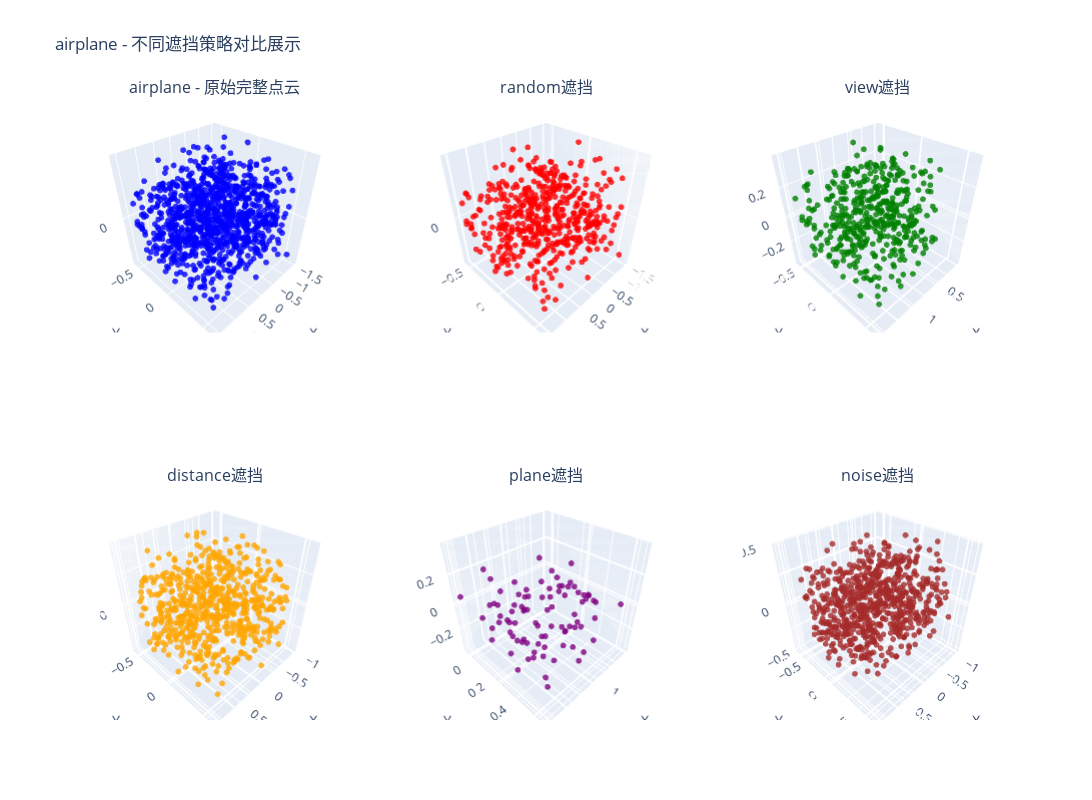

Here is the notebook cell this chart was saved with:
### Markdown cell above
## 9. 遮挡策略对比展示

### Code cell
# 对比展示不同遮挡策略的效果
print("对比展示不同遮挡策略的效果...")

# 选择一个样本进行不同策略的演示
original_sample = modelnet_dataset[0]  # 选择一个样本
original_pc = original_sample['point_cloud']
class_name = original_sample['class_name']

# 应用不同的遮挡策略
strategies = ['random', 'view', 'distance', 'plane', 'noise']
occluded_pcs = []

for strategy in strategies:
    if strategy == 'random':
        occluded_pc = OcclusionStrategies.random_occlusion(original_pc, 0.5)
    elif strategy == 'view':
        occluded_pc = OcclusionStrategies.view_occlusion(original_pc, 120)
    elif strategy == 'distance':
        occluded_pc = OcclusionStrategies.distance_occlusion(original_pc, 1.0)
    elif strategy == 'plane':
        occluded_pc = OcclusionStrategies.plane_occlusion(original_pc)
    elif strategy == 'noise':
        occluded_pc = OcclusionStrategies.noise_occlusion(original_pc, 0.1, 0.7)
    
    occluded_pcs.append(occluded_pc)

# 使用Plotly创建对比图
fig = make_subplots(
    rows=2, cols=3,
    specs=[[{'type': 'scatter3d'}, {'type': 'scatter3d'}, {'type': 'scatter3d'}],
           [{'type': 'scatter3d'}, {'type': 'scatter3d'}, {'type': 'scatter3d'}]],
    subplot_titles=[
        f'{class_name} - 原始完整点云',
        f'{strategies[0]}遮挡',
        f'{strategies[1]}遮挡',
        f'{strategies[2]}遮挡',
        f'{strategies[3]}遮挡',
        f'{strategies[4]}遮挡'
    ]
)

# 原始完整点云
fig.add_trace(
    go.Scatter3d(
        x=original_pc[:, 0],
        y=original_pc[:, 1],
        z=original_pc[:, 2],
        mode='markers',
        marker=dict(
            size=2,
            color='blue',
            opacity=0.8
        ),
        name='原始',
        showlegend=False
    ),
    row=1, col=1
)

# 不同遮挡策略的结果
colors = ['red', 'green', 'orange', 'purple', 'brown']
for i, (strategy, occluded_pc, color) in enumerate(zip(strategies, occluded_pcs, colors)):
    row = (i + 1) // 3 + 1
    col = (i + 1) % 3 + 1
    
    fig.add_trace(
        go.Scatter3d(
            x=occluded_pc[:, 0],
            y=occluded_pc[:, 1],
            z=occluded_pc[:, 2],
            mode='markers',
            marker=dict(
                size=2,
                color=color,
                opacity=0.8
            ),
            name=strategy,
            showlegend=False
        ),
        row=row, col=col
    )

# 更新布局
fig.update_layout(
    title=f"{class_name} - 不同遮挡策略对比展示",
    height=800,
    width=1200,
    showlegend=False
)

# 设置场景属性
for i in range(1, 7):
    row = (i-1) // 3 + 1
    col = (i-1) % 3 + 1
    fig.update_scenes(
        aspectmode='cube',
        xaxis_title='X',
        yaxis_title='Y',
        zaxis_title='Z',
        row=row, col=col
    )

fig.show()

print("\\n遮挡策略说明:")
print("- Random: 随机移除点，模拟传感器故障")
print("- View: 视角遮挡，模拟单视角扫描限制")
print("- Distance: 距离遮挡，模拟激光雷达有效范围")
print("- Plane: 平面遮挡，模拟墙或障碍物遮挡")
print("- Noise: 噪声遮挡，模拟传感器噪声影响")

### Figure 1 — Plotly figure (JSON) as saved in the notebook; plotly's stock layout.template omitted (floating-point values rounded to 4 significant figures; data arrays with more than 128 entries replaced by an {"elided": "..."} marker saying what was removed)
{"data": [{"marker": {"color": "blue", "opacity": 0.8, "size": 2}, "mode": "markers", "name": "原始", "scene": "scene", "showlegend": false, "type": "scatter3d", "x": {"elided": "1024 float values"}, "y": {"elided": "1024 float values"}, "z": {"elided": "1024 float values"}}, {"marker": {"color": "red", "opacity": 0.8, "size": 2}, "mode": "markers", "name": "random", "scene": "scene2", "showlegend": false, "type": "scatter3d", "x": {"elided": "512 float values"}, "y": {"elided": "512 float values"}, "z": {"elided": "512 float values"}}, {"marker": {"color": "green", "opacity": 0.8, "size": 2}, "mode": "markers", "name": "view", "scene": "scene3", "showlegend": false, "type": "scatter3d", "x": {"elided": "454 float values"}, "y": {"elided": "454 float values"}, "z": {"elided": "454 float values"}}, {"marker": {"color": "orange", "opacity": 0.8, "size": 2}, "mode": "markers", "name": "distance", "scene": "scene4", "showlegend": false, "type": "scatter3d", "x": {"elided": "629 float values"}, "y": {"elided": "629 float values"}, "z": {"elided": "629 float values"}}, {"marker": {"color": "purple", "opacity": 0.8, "size": 2}, "mode": "markers", "name": "plane", "scene": "scene5", "showlegend": false, "type": "scatter3d", "x": [1.294, 1.492, 1.276, 1.54, 1.054, 1.282, 1.044, 1.45, 0.9262, 0.8771, 1.139, 1.523, 1.241, 1.286, 1.471, 1.342, 1.266, 1.326, 1.275, 1.136, 0.8022, 1.515, 0.857, 1.305, 1.466, 1.285, 1.065, 1.329, 1.304, 1.013, 1.469, 1.488, 1.391, 1.255, 1.249, 1.418, 1.083, 1.06, 0.9273, 1.414, 1.057, 1.261, 0.8804, 1.092, 1.244, 0.8536, 1.09, 1.011, 1.062, 1.181, 1.286, 1.184, 0.8642, 1.383, 1.373, 0.979, 1.335, 1.043, 1.476, 1.196, 1.462, 1.106, 0.5618, 0.7783, 1.292, 1.212, 0.8475, 1.394, 1.217, 1.276, 1.219, 0.8209, 0.9294, 1.121, 1.396, 1.183, 1.183, 0.8331, 1.187, 1.473, 1.518, 1.56, 1.403, 0.8473, 0.7349, 1.544, 1.16, 0.977], "y": [0.1113, 0.2926, 0.2218, -0.08788, 0.3923, 0.3786, 0.4394, 0.1711, 0.4732, 0.369, 0.3035, 0.5272, 0.3478, 0.1396, 0.2846, 0.3608, 0.2709, 0.305, 0.1492, 0.4235, 0.3738, 0.2175, 0.2885, 0.03815, 0.1198, 0.259, 0.2903, 0.2086, 0.432, 0.2501, 0.5337, 0.3364, 0.02252, 0.2224, 0.5393, 0.1834, 0.3138, 0.3685, 0.3119, 0.1032, 0.3488, 0.1891, 0.4474, 0.3167, 0.3036, 0.4871, 0.3524, 0.3932, 0.4228, 0.1219, 0.08849, 0.3812, 0.3821, -0.005846, 0.3285, 0.2987, 0.2121, 0.4522, 0.5532, 0.3372, 0.4458, 0.5876, 0.5284, 0.4613, 0.2794, 0.1819, 0.4182, 0.323, 0.3204, 0.3785, 0.342, 0.3492, 0.4013, 0.5456, 0.2822, 0.4038, 0.5999, 0.3953, 0.4821, 0.1209, 0.3464, 0.4877, 0.1294, 0.4031, 0.4521, 0.1221, 0.2581, 0.3557], "z": [-0.2218, -0.1707, -0.2157, 0.03883, -0.255, 0.2761, 0.1982, -0.03629, 0.1189, -0.3748, -0.1979, 0.1953, -0.1223, -0.04133, 0.04127, -0.1873, 0.129, 0.08077, -0.1298, -0.04705, -0.02293, 0.1441, -0.2906, -0.1283, 0.06272, 0.126, 0.06482, -0.2097, 0.1425, 0.08573, -0.1709, -0.2719, 0.2285, 0.008691, 0.07967, 0.1704, -0.1353, 0.1751, 0.03932, 0.2086, 0.1639, 0.098, 0.09547, 0.2559, -0.04644, 0.054, 0.2301, 0.3077, 0.2222, -0.3558, -0.1396, 0.08686, -0.1531, -0.3288, -0.1228, 0.07844, 0.0649, 0.02168, -0.2214, -0.2386, -0.09894, 0.2096, -0.04658, -0.1088, 0.184, -0.0416, 0.03848, 0.1363, 0.3649, 0.1812, -0.3013, 0.04191, -0.1559, -0.2311, 0.2647, -0.3088, -0.08762, 0.05084, 0.2643, -0.102, 0.007974, -0.0226, 0.04453, -0.1851, -0.3226, 0.004984, -0.286, -0.2003]}, {"marker": {"color": "brown", "opacity": 0.8, "size": 2}, "mode": "markers", "name": "noise", "scene": "scene6", "showlegend": false, "type": "scatter3d", "x": {"elided": "717 float values"}, "y": {"elided": "717 float values"}, "z": {"elided": "717 float values"}}], "layout": {"annotations": [{"font": {"size": 16}, "showarrow": false, "text": "airplane - 原始完整点云", "x": 0.1444, "xanchor": "center", "xref": "paper", "y": 1, "yanchor": "bottom", "yref": "paper"}, {"font": {"size": 16}, "showarrow": false, "text": "random遮挡", "x": 0.5, "xanchor": "center", "xref": "paper", "y": 1, "yanchor": "bottom", "yref": "paper"}, {"font": {"size": 16}, "showarrow": false, "text": "view遮挡", "x": 0.8556, "xanchor": "center", "xref": "paper", "y": 1, "yanchor": "bottom", "yref": "paper"}, {"font": {"size": 16}, "showarrow": false, "text": "distance遮挡", "x": 0.1444, "xanchor": "center", "xref": "paper", "y": 0.375, "yanchor": "bottom", "yref": "paper"}, {"font": {"size": 16}, "showarrow": false, "text": "plane遮挡", "x": 0.5, "xanchor": "center", "xref": "paper", "y": 0.375, "yanchor": "bottom", "yref": "paper"}, {"font": {"size": 16}, "showarrow": false, "text": "noise遮挡", "x": 0.8556, "xanchor": "center", "xref": "paper", "y": 0.375, "yanchor": "bottom", "yref": "paper"}], "height": 800, "scene": {"aspectmode": "cube", "domain": {"x": [0, 0.2889], "y": [0.625, 1]}, "xaxis": {"title": {"text": "X"}}, "yaxis": {"title": {"text": "Y"}}, "zaxis": {"title": {"text": "Z"}}}, "scene2": {"aspectmode": "cube", "domain": {"x": [0.3556, 0.6444], "y": [0.625, 1]}, "xaxis": {"title": {"text": "X"}}, "yaxis": {"title": {"text": "Y"}}, "zaxis": {"title": {"text": "Z"}}}, "scene3": {"aspectmode": "cube", "domain": {"x": [0.7111, 1], "y": [0.625, 1]}, "xaxis": {"title": {"text": "X"}}, "yaxis": {"title": {"text": "Y"}}, "zaxis": {"title": {"text": "Z"}}}, "scene4": {"aspectmode": "cube", "domain": {"x": [0, 0.2889], "y": [0, 0.375]}, "xaxis": {"title": {"text": "X"}}, "yaxis": {"title": {"text": "Y"}}, "zaxis": {"title": {"text": "Z"}}}, "scene5": {"aspectmode": "cube", "domain": {"x": [0.3556, 0.6444], "y": [0, 0.375]}, "xaxis": {"title": {"text": "X"}}, "yaxis": {"title": {"text": "Y"}}, "zaxis": {"title": {"text": "Z"}}}, "scene6": {"aspectmode": "cube", "domain": {"x": [0.7111, 1], "y": [0, 0.375]}, "xaxis": {"title": {"text": "X"}}, "yaxis": {"title": {"text": "Y"}}, "zaxis": {"title": {"text": "Z"}}}, "showlegend": false, "title": {"text": "airplane - 不同遮挡策略对比展示"}, "width": 1200}}
